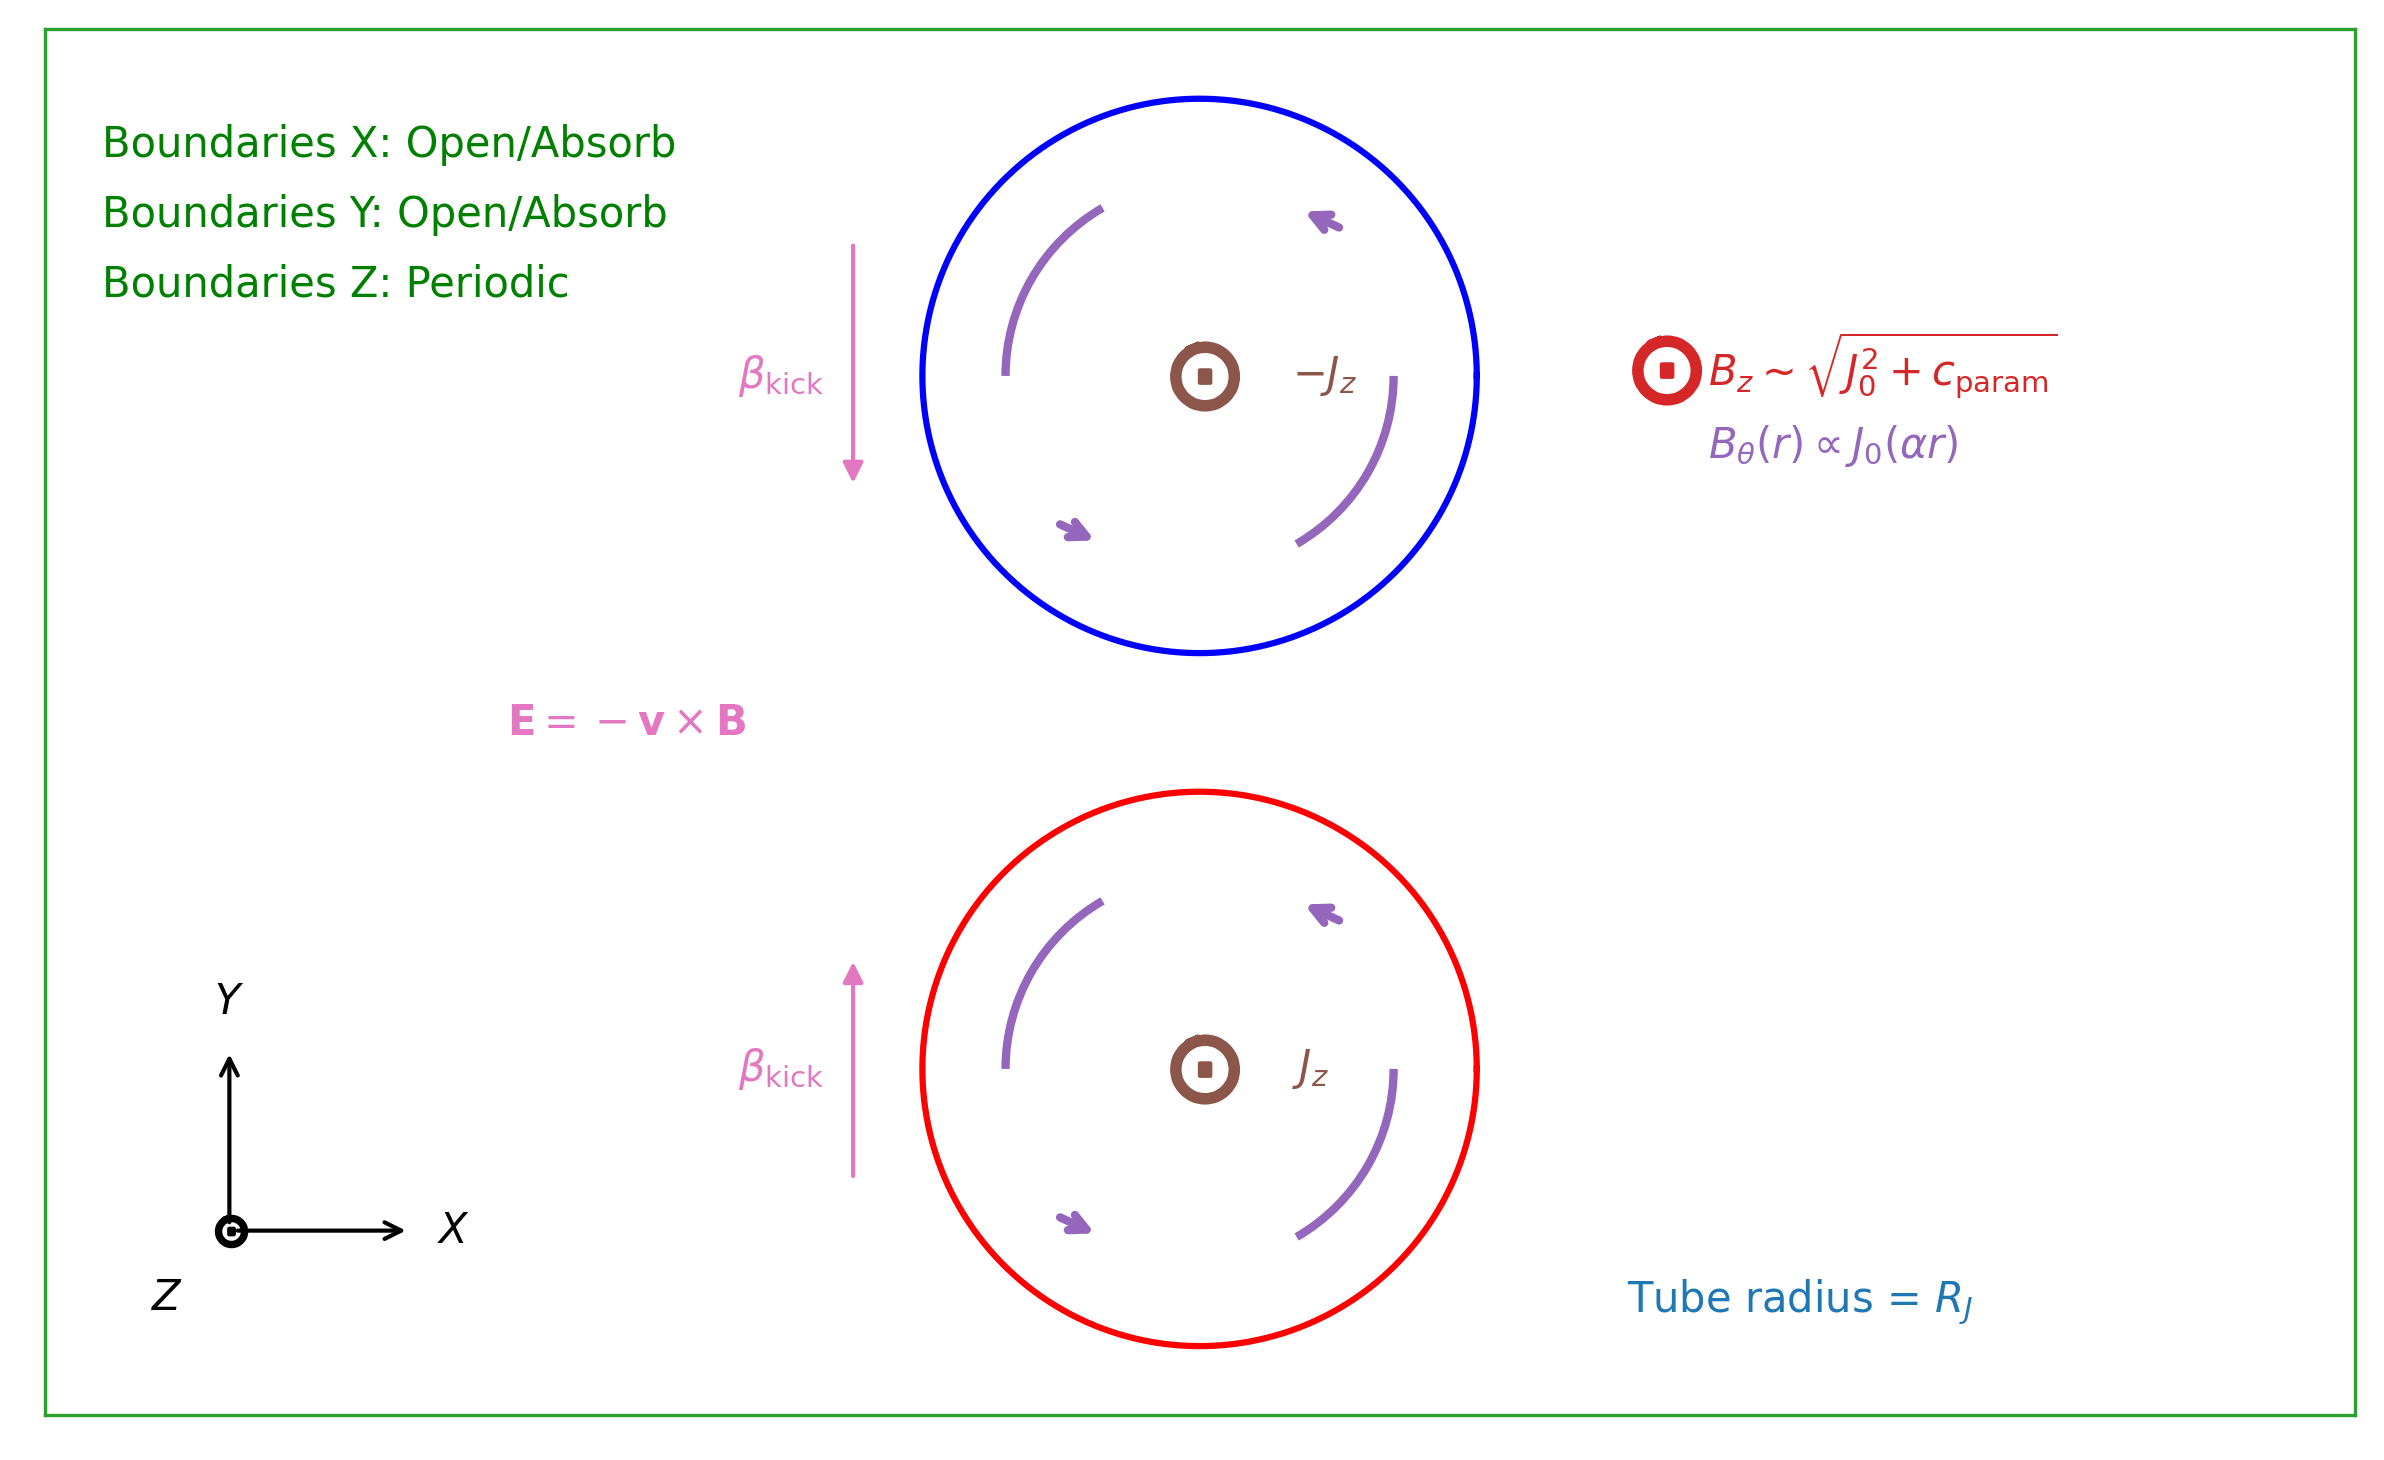

Here is the Python script that generated this plot:
"""
Created on Sat Apr 18 12:43:13 2026

@author: Pranab JD, ChatGPT
"""

import numpy as np
import matplotlib.pyplot as plt
from matplotlib.patches import Arc

def add_curved_B(ax, x0, y0, r, color="C4", flip=False):
    if not flip:
        # clockwise
        arc1 = Arc((x0,y0),1.4*r,1.4*r,theta1=120,theta2=180,color=color,lw=2)
        arc2 = Arc((x0,y0),1.4*r,1.4*r,theta1=300,theta2=360,color=color,lw=2)
        ang_r, ang_l, sign = 60, 240, -1
    else:
        # anticlockwise
        arc1 = Arc((x0,y0),1.4*r,1.4*r,theta1=120,theta2=180,color=color,lw=2)
        arc2 = Arc((x0,y0),1.4*r,1.4*r,theta1=300,theta2=360,color=color,lw=2)
        ang_r, ang_l, sign = 60, 240, -1

    ax.add_patch(arc1)
    ax.add_patch(arc2)

    # right arrow
    ang=np.deg2rad(ang_r); xh=x0+0.7*r*np.cos(ang); yh=y0+0.7*r*np.sin(ang); xt=xh-sign*0.25*np.sin(ang); yt=yh+sign*0.2*np.cos(ang)
    ax.annotate("",(xh,yh),(xt,yt),arrowprops=dict(arrowstyle="->",color=color,lw=2))

    # left arrow
    ang=np.deg2rad(ang_l); xh=x0+0.7*r*np.cos(ang); yh=y0+0.7*r*np.sin(ang); xt=xh-sign*0.25*np.sin(ang); yt=yh+sign*0.2*np.cos(ang)
    ax.annotate("",(xh,yh),(xt,yt),arrowprops=dict(arrowstyle="->",color=color,lw=2))

### =============================================== ###

fig = plt.figure(figsize=(10, 6), dpi=300)
ax = fig.add_subplot(111)

# Domain
Lx, Ly = 10, 6
ax.set(xlim=(0, Lx), ylim=(-Ly/2, Ly/2), aspect=1)

for spine in ax.spines.values():
    spine.set_color("C2")

# Flux Tubes
r = 1.2
x0 = Lx/2
y1 = -1.5
y2 = 1.5

theta = np.linspace(0, 2*np.pi, 200)

# Tube 1
ax.plot(x0 + r*np.cos(theta), y1 + r*np.sin(theta), color="red")
ax.text(x0 + 2.6, y1 - r + 0.3, r"Tube radius = $R_J$", ha="center", va="top", color="C0")

# Tube 2
ax.plot(x0 + r*np.cos(theta), y2 + r*np.sin(theta), color="blue")

# Magnetic Field (azimuthal)
add_curved_B(ax, x0, y1, r, color="C4", flip=False)
add_curved_B(ax, x0, y2, r, color="C4", flip=True)

ax.text(x0 + 2.2, 1.2, r"$B_\theta(r) \propto J_0(\alpha r)$", ha="left", va="center", color="C4")

# Bz floor (c_param)
ax.plot(x0 + 2., 1.525, marker=r'$\odot$', markersize=18, color="C3")
ax.text(x0 + 2.2, 1.4, r"$B_z \sim \sqrt{J_0^2 + c_{\mathrm{param}}}$", ha="left", va="bottom", color="C3")

# Currents
ax.plot(x0, y1, marker=r'$\odot$', markersize=18, color="C5")     # lower tube: Jz > 0 (out of plane)
ax.plot(x0, y2, marker=r'$\odot$', markersize=18, color="C5")     # upper tube: Jz > 0 (out plane)

ax.text(x0 + 0.4, y1, r"$J_z$", ha="left", va="center", color="C5")
ax.text(x0 + 0.4, y2, r"$-J_z$",ha="left", va="center", color="C5")

# E = -v x B
ax.annotate("", (x0 - 1.5, 2.1), (x0 - 1.5, 1.0), arrowprops=dict(arrowstyle="<|-", color="C6"))
ax.annotate("", (x0 - 1.5, -2.0), (x0 - 1.5, -1.0), arrowprops=dict(arrowstyle="<|-", color="C6"))
ax.text(x0 - 2, y1, r"$\beta_{\mathrm{kick}}$", ha="left", va="center", color="C6")
ax.text(x0 - 2, y2, r"$\beta_{\mathrm{kick}}$", ha="left", va="center", color="C6")

ax.text(x0 - 3, 0, r"$\mathbf{E} = -\mathbf{v}\times\mathbf{B}$", ha="left", va="center", color="C6")

ax.text(0.25, 2.5, "Boundaries X: Open/Absorb", ha="left", va="center", color="green")
ax.text(0.25, 2.2, "Boundaries Y: Open/Absorb", ha="left", va="center", color="green")
ax.text(0.25, 1.9, "Boundaries Z: Periodic", ha="left", va="center", color="green")

# XYZ axes (bottom-right corner)
origin = (0.8, -Ly/2 + 0.8)

# X axis
ax.annotate("", (origin[0] + 0.8, origin[1]), origin, arrowprops=dict(arrowstyle="->", color="k"))
ax.text(origin[0] + 0.9, origin[1], r"$X$", ha="left", va="center")

# Y axis
ax.annotate("", (origin[0], origin[1] + 0.8), origin, arrowprops=dict(arrowstyle="->", color="k"))
ax.text(origin[0], origin[1] + 0.9, r"$Y$", ha="center", va="bottom")

# Z axis (out of plane)
ax.plot(origin[0], origin[1], marker=r'$\odot$', markersize=8, color='k')
ax.text(origin[0] - 0.2, origin[1] - 0.2, r"$Z$", ha="right", va="top")

ax.set(xticks=[], yticks=[])
plt.savefig("sketch.png", bbox_inches="tight")
